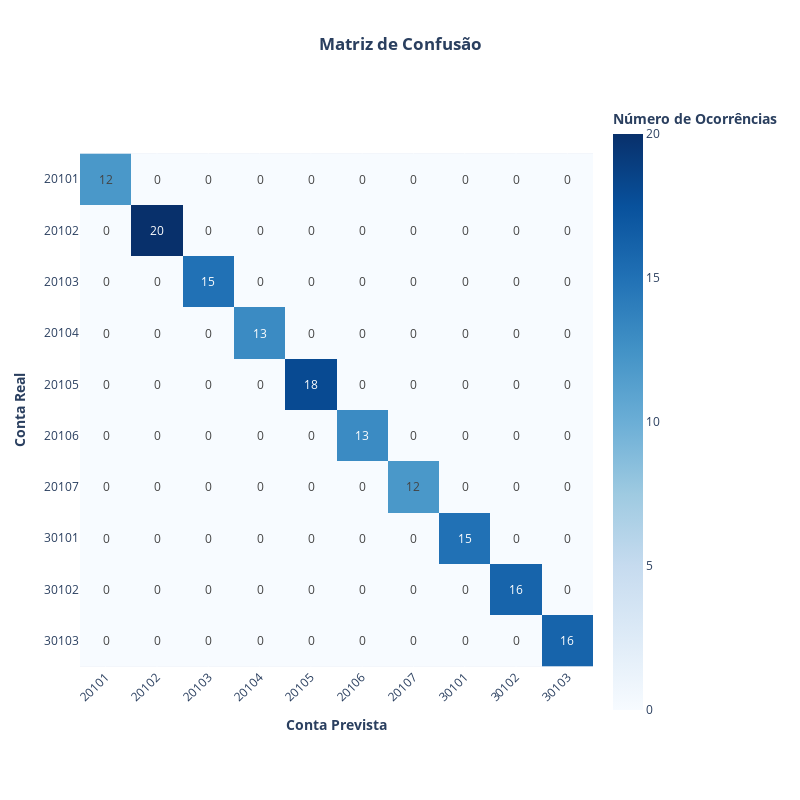

The cell this chart's notebook holds for it:
### Markdown cell above
# Relatorio de classificação
O relatório nos mostrará o resultado da classificação dividido em 4 colunas:

- **Precision**: de toda a classificação, qual a porcentagem de acertos? (Mede a qualidade da previsão)
- **Recall**: de todos os exemplos que realmente eram de *X*, quantos o modelo conseguiu encontrar? (Mede a quantidade de acertos)
- **F1-Score**: uma média entre *Precision* e *Recall*. Ótima métrica para verificar o balanceamento do *dataset*
- **Accuracy**: Acurácia é a porcentagem de acertos em relação ao total de previsões
(Acurácia = Número de acertos / Número total de amostras)

## Matriz de confusão
Para ter uma visão mais detalhada de onde tivemos acertos e erros, usaremos a Matriz de Confusão

- Linhas representam a conta real
- Colunas representam a conta prevista pelo modelo
- Os números na diagonal principal são os acertos
- Qualquer número fora da diagonal representa um erro de classificação

### Code cell
# Avaliando o modelo, criando matriz de confusão e relatório de classificação
# Usando o pipeline para fazer previsões
y_pred = text_clf_pipeline.predict(X_test)
# Imprimindo o relatório de classificação
print("Relatório de Classificação: ")
print(classification_report(y_test, y_pred))
# Gerar e visualizar matriz de confusão
conf_matrix = confusion_matrix(y_test, y_pred)
labels = sorted(y_test.unique().astype(str))  # Garantir que os rótulos estejam em ordem e como strings
# Criando matriz de confusão com Plotly
fig = px.imshow(
    conf_matrix,
    x=labels,
    y=labels,
    text_auto=True,
    title="<b>Matriz de Confusão</b>",
    labels=dict(x="<b>Conta Prevista</b>", y="<b>Conta Real</b>", color="<b>Número de Ocorrências</b>"),
    color_continuous_scale=px.colors.sequential.Blues
)
# Ajuste de layout para melhor visualização
fig.update_layout(
    width=800,
    height=800,
    xaxis_tickangle=-45,
    title_x=0.5  # Centraliza o título
)
fig.show()

### Figure 1 — Plotly figure (JSON) as saved in the notebook; plotly's stock layout.template omitted (floating-point values rounded to 4 significant figures)
{"data": [{"coloraxis": "coloraxis", "hovertemplate": "<b>Conta Prevista</b>: %{x}<br><b>Conta Real</b>: %{y}<br><b>Número de Ocorrências</b>: %{z}<extra></extra>", "name": "0", "texttemplate": "%{z}", "type": "heatmap", "x": ["20101", "20102", "20103", "20104", "20105", "20106", "20107", "30101", "30102", "30103"], "xaxis": "x", "y": ["20101", "20102", "20103", "20104", "20105", "20106", "20107", "30101", "30102", "30103"], "yaxis": "y", "z": [[12, 0, 0, 0, 0, 0, 0, 0, 0, 0], [0, 20, 0, 0, 0, 0, 0, 0, 0, 0], [0, 0, 15, 0, 0, 0, 0, 0, 0, 0], [0, 0, 0, 13, 0, 0, 0, 0, 0, 0], [0, 0, 0, 0, 18, 0, 0, 0, 0, 0], [0, 0, 0, 0, 0, 13, 0, 0, 0, 0], [0, 0, 0, 0, 0, 0, 12, 0, 0, 0], [0, 0, 0, 0, 0, 0, 0, 15, 0, 0], [0, 0, 0, 0, 0, 0, 0, 0, 16, 0], [0, 0, 0, 0, 0, 0, 0, 0, 0, 16]]}], "layout": {"coloraxis": {"colorbar": {"title": {"text": "<b>Número de Ocorrências</b>"}}, "colorscale": [[0, "rgb(247,251,255)"], [0.125, "rgb(222,235,247)"], [0.25, "rgb(198,219,239)"], [0.375, "rgb(158,202,225)"], [0.5, "rgb(107,174,214)"], [0.625, "rgb(66,146,198)"], [0.75, "rgb(33,113,181)"], [0.875, "rgb(8,81,156)"], [1, "rgb(8,48,107)"]]}, "height": 800, "title": {"text": "<b>Matriz de Confusão</b>", "x": 0.5}, "width": 800, "xaxis": {"anchor": "y", "constrain": "domain", "domain": [0, 1], "scaleanchor": "y", "tickangle": -45, "title": {"text": "<b>Conta Prevista</b>"}}, "yaxis": {"anchor": "x", "autorange": "reversed", "constrain": "domain", "domain": [0, 1], "title": {"text": "<b>Conta Real</b>"}}}}
